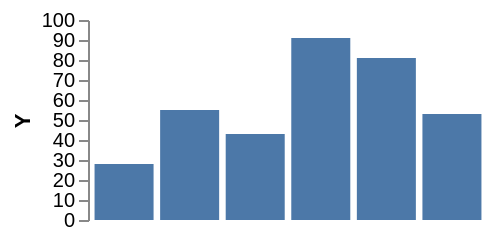

Vega-Lite specification for this chart:
### Vega specification from a JSON file in a GitHub repository (floating-point values rounded to 4 significant figures)
{"width": 200, "height": 120, "padding": 5, "data": [{"name": "t", "values": [{"a": "Alpha", "b": 28, "c": "x", "d": 1}, {"a": "Bravo", "b": 55, "c": "y", "d": 2}, {"a": "Charlie", "b": 43, "c": "x", "d": 3}, {"a": "Delta", "b": 91, "c": "z", "d": 4}, {"a": "Echo", "b": 81, "c": "y", "d": 5}, {"a": "Foxtrot", "b": 53, "c": "z", "d": 6}]}], "scales": [{"name": "x", "type": "band", "domain": {"data": "t", "field": "a"}, "range": "width", "padding": 0.1}, {"name": "y", "type": "linear", "domain": {"data": "t", "field": "b"}, "range": "height", "nice": true}, {"name": "color", "type": "ordinal", "domain": {"data": "t", "field": "c"}, "range": {"scheme": "category10"}}, {"name": "ramp", "type": "linear", "domain": {"data": "t", "field": "d"}, "range": {"scheme": "blues"}}, {"name": "size", "type": "linear", "domain": {"data": "t", "field": "b"}, "range": [10, 200]}, {"name": "shape", "type": "ordinal", "domain": {"data": "t", "field": "c"}, "range": "symbol"}, {"name": "quant", "type": "quantize", "domain": [0, 100], "range": {"scheme": "greens", "count": 4}}], "marks": [{"type": "group", "clip": true, "encode": {"enter": {"width": {"signal": "width"}, "height": {"signal": "height"}}}, "marks": [{"type": "rect", "from": {"data": "t"}, "encode": {"enter": {"x": {"scale": "x", "field": "a"}, "width": {"scale": "x", "band": 1}, "y": {"scale": "y", "field": "b"}, "y2": {"scale": "y", "value": 0}}}}]}], "autosize": {"type": "fit-y", "contains": "padding"}, "axes": [{"orient": "left", "scale": "y", "title": "Y"}]}
